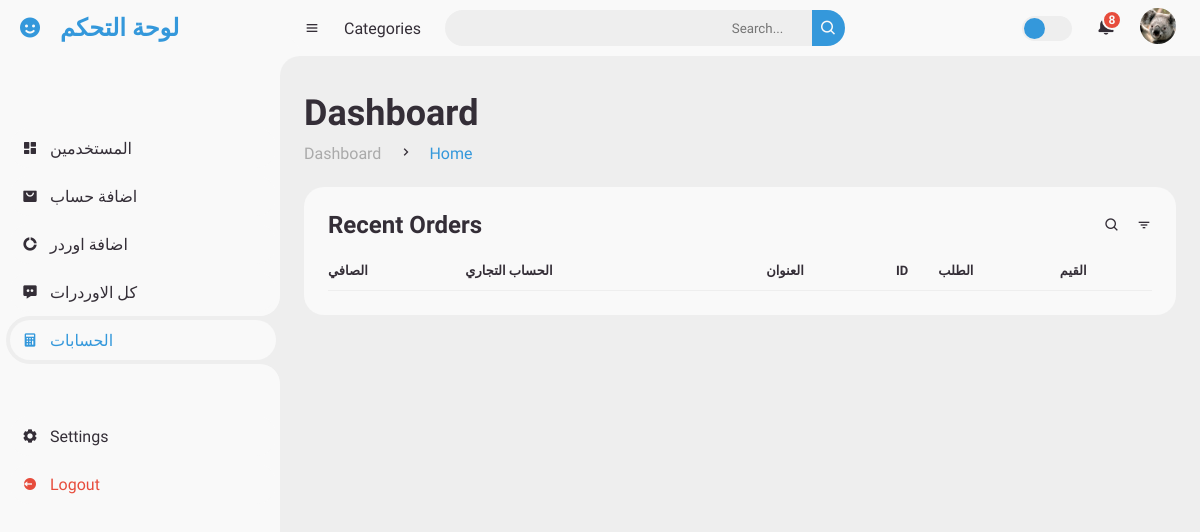
The app's page /controle/accuntit.php (signed in), older data.
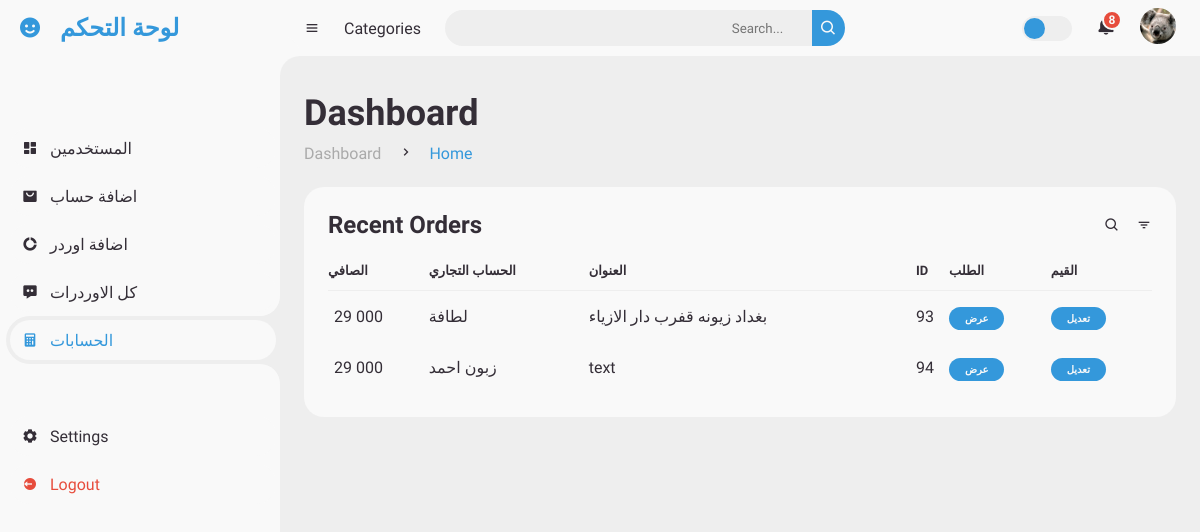
The same page, newer data.
### tables this page shows
CREATE TABLE `orders` (
  `id` int(11) NOT NULL,
  `orderN` varchar(255) NOT NULL,
  `price` int(255) NOT NULL,
  `note` varchar(255) NOT NULL,
  `userNumber` varchar(255) NOT NULL,
  `addreces` varchar(255) NOT NULL,
  `user_id` varchar(255) NOT NULL,
  `order_page_name` varchar(255) NOT NULL,
  `page_name` varchar(255) NOT NULL,
  `statuse` varchar(50) NOT NULL,
  `priceAd` int(255) NOT NULL,
  `Governorate` varchar(255) NOT NULL
);

### controle/accuntit.php (the view, shortened to what this page needs)
<?php
include '../login/config.php';
$user_id = $_SESSION['user_id'];
?>
								   <?php
							        $sqlimg = "SELECT * FROM `user_form` WHERE id = '$user_id'";
							        $resultimg = mysqli_query($conn, $sqlimg);
							         $img = mysqli_fetch_assoc($resultimg);
       								 ?>
<!DOCTYPE html>
<html lang="en">
<head>
	<link href='https://unpkg.com/boxicons@2.0.9/css/boxicons.min.css' rel='stylesheet'>
	<link rel="stylesheet" href="html/style.css?v=<?php echo time(); ?>">
</head>
<body>
	<section id="sidebar">
		<a href="col.php" class="brand">
			<i class='bx bxs-smile'></i>
			<span class="text">لوحة التحكم</span>
		</a>
		<ul class="side-menu top">
			<li>
				<a href="col.php">
					<i class='bx bxs-dashboard' ></i>
					<span class="text">المستخدمين</span>
				</a>
			</li>
			<li>
				<a href="addAccunt.php">
					<i class='bx bxs-shopping-bag-alt' ></i>
					<span class="text">اضافة حساب </span>
				</a>
			</li>
			<li>
				<a href="create-new-order.php">
					<i class='bx bxs-doughnut-chart' ></i>
					<span class="text">اضافة اوردر</span>
				</a>
			</li>
			<li>
				<a href="index.php">
					<i class='bx bxs-message-dots' ></i>
					<span class="text">كل الاوردرات </span>
				</a>
			</li>
            <li class="active">
				<a href="accuntit.php">
                <i class='bx bxs-calculator'></i>
					<span class="text">الحسابات   </span>
				</a>
			</li>
		</ul>
		<ul class="side-menu">
			<li>
				<a href="../login/Home.php">
					<i class='bx bxs-cog' ></i>
					<span class="text">Settings</span>
				</a>
			</li>
			<li>
				<a href="../login/Home.php" class="logout">
					<i class='bx bxs-log-out-circle' ></i>
					<span class="text">Logout</span>
				</a>
			</li>
		</ul>
	</section>
	<section id="content">
		<nav>
			<i class='bx bx-menu' ></i>
			<a href="#" class="nav-link">Categories</a>
			<form action="saerch.php" method="POST">
				<div class="form-input">
					<input type="search" placeholder="Search..." name="saerchInput">
					<button type="submit" class="search-btn"><i class='bx bx-search' ></i></button>
				</div>
			</form>
			<label for="switch-mode" class="switch-mode"></label>
			<a href="#" class="notification">
				<span class="num">8</span>
			</a>
			<a href="#" class="profile">
				<img src="../login/uploaded_img/<?php echo $img['image'] ?>">
			</a>
		</nav>
		<main>
			<div class="head-title">
				<div class="left">
					<h1>Dashboard</h1>
					<ul class="breadcrumb">
						<li>
							<a href="#">Dashboard</a>
						</li>
						<li><i class='bx bx-chevron-right' ></i></li>
						<li>
							<a class="active" href="#">Home</a>
						</li>
					</ul>
				</div>
			</div>
			<div class="table-data">
				<div class="order">
					<div class="head">
						<h3>Recent Orders</h3>
						<i class='bx bx-search' ></i>
						<i class='bx bx-filter' ></i>
					</div>
					<table>
						<thead>
							<tr>
								<th>الصافي</th>
                                <th>الحساب التجاري </th>
                                <th>العنوان </th>
								<th>ID</th>
								<th>الطلب</th>
								<th>القيم  </th>
							</tr>
						</thead>
								   <?php
							        $sql = "SELECT * FROM `orders` ";
							        $result = mysqli_query($conn, $sql);
							        while ($row = mysqli_fetch_assoc($result)) {
										if($row['statuse'] == 3){
       								 ?>
						<tbody>
							<tr>
							<td> <?php $pricePage = $row['price'] - $row['priceAd'];
								if($row['priceAd']){
									echo $pricePage;
								}else{
									echo "لم يتم حساب الطلب ";
								}
									 ?> 000</td>
									<td>
										<p><?php if($row['page_name']){
											echo $row['page_name'];
										}else{
											echo $row['order_page_name'];
										}  ?></p>
									</td>
									<td>
										<p><?php $addric = $row['Governorate'] ." ". $row['addreces'];
										echo $addric?></p>
									</td>
									<td>
										<p><?php echo $row['id'] ?></p>
									</td>
									<td><a href="order.php?id=<?php echo $row['id'] ?>" > <span class="status completed">عرض</span></a>
									<td><a href="edit.php?id=<?php echo $row['id'] ?>" > <span class="status completed">تعديل</span></a>
									</td>
								</tr>
								<?php
								}?>
						<?php } ?>
						</tbody>
					</table>
				</div>
			</div>
		</main>
	</section>
</body>
</html>

Row changes from the older to the newer data that the page shows:
now on this page (row edited): orders: pricePage "29", page_name "لطافة", addric "بغداد زيونه قفرب دار الازياء", id "93"
now on this page (row edited): orders: pricePage "29", order_page_name "زبون احمد", addric "text", id "94"
